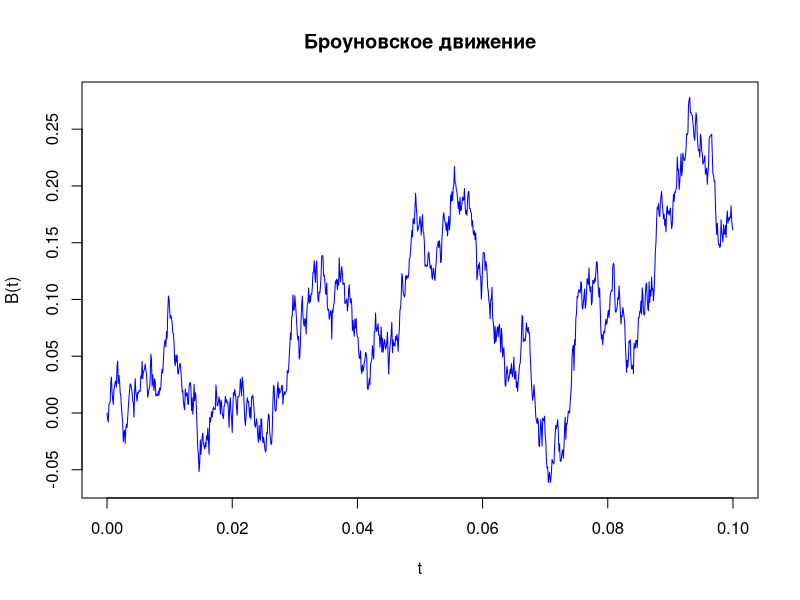
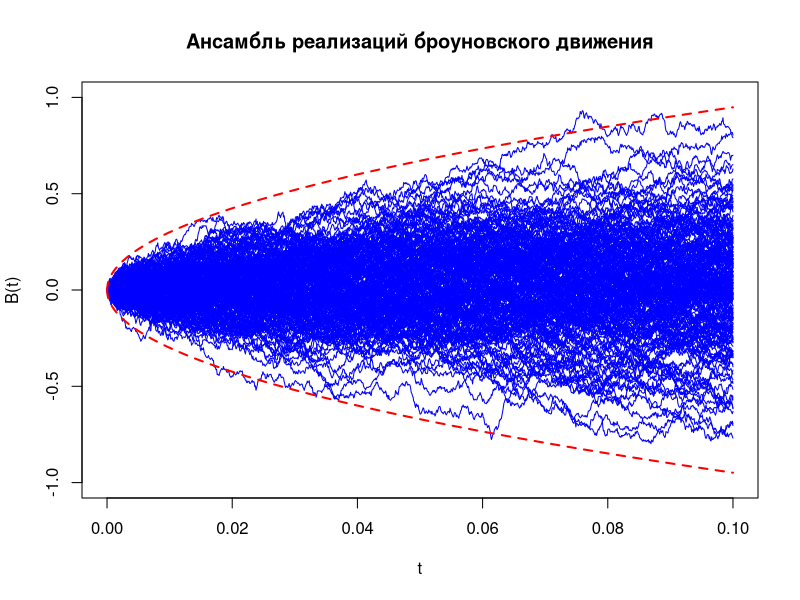
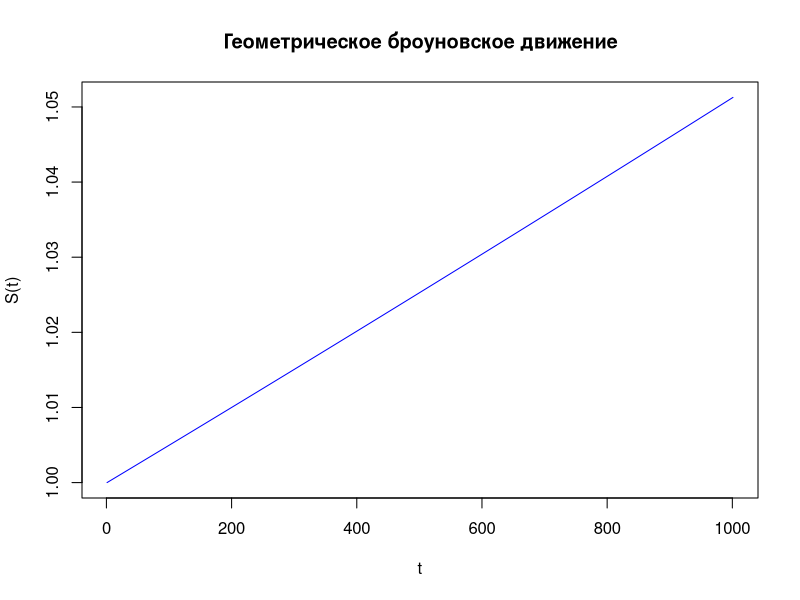

These figures' R source, in order:
set.seed(123)  

#Variable&Function-Declaration----
delta = 0.0001
steps = 1000

S0 = 1
a = 0.5
sigma = 0.9

BrownSimulate = function(delta, steps) {
  incr = rnorm(steps, mean = 0, sd = sqrt(delta))  
  B = c(0, cumsum(incr))  
  return(B)
}
EnsemblePlot = function(n, delta, steps) {
  plot(seq(0, steps * delta, by = delta), numeric(steps + 1), type = "n",
       main = "Ансамбль реализаций броуновского движения", xlab = "t", ylab = "B(t)",)
  for (i in 1:n) {
    Brlz = BrownSimulate(delta, steps)
    lines(seq(0, steps * delta, by = delta), Brlz, 
          col = "blue", lty = 1)
  }
}
GeoBrSimulation = function(S0, sigma, delta, steps,B){
  S = numeric(steps + 1)  
  S[1] = S0  # устанавливаем начальное значение
  
  for (i in 1:steps) {
    # Используем значения броуновского движения из предыдущего кода
    S[i + 1] = S0 * exp((a - sigma^2 / 2) * (i * delta) + sigma * B[i + 1])  
  }
  return(S)
}
#BrSimulation----
tp = seq(0, steps * delta, by = delta)
B = BrownSimulate(delta, steps)

#Visualization
plot(tp, B, type = "l", col = "blue", lwd = 1,
     main = "Броуновское движение", xlab = "t", ylab = "B(t)")

#Ensemble
EnsemblePlot(200, delta, steps)

#Confidence intervals
sigma = 3 * sqrt(tp)
lines(tp, sigma, col = "red", lwd = 2, lty = 2)
lines(tp, -sigma, col = "red", lwd = 2, lty = 2)

#Geo-Br-Simulation----
S = GeoBrSimulation(S0, sigma, delta, steps,B)

plot(S, type = "l", col = "blue", xlab = "t", ylab = "S(t)", lwd = "1",
     main = "Геометрическое броуновское движение")
